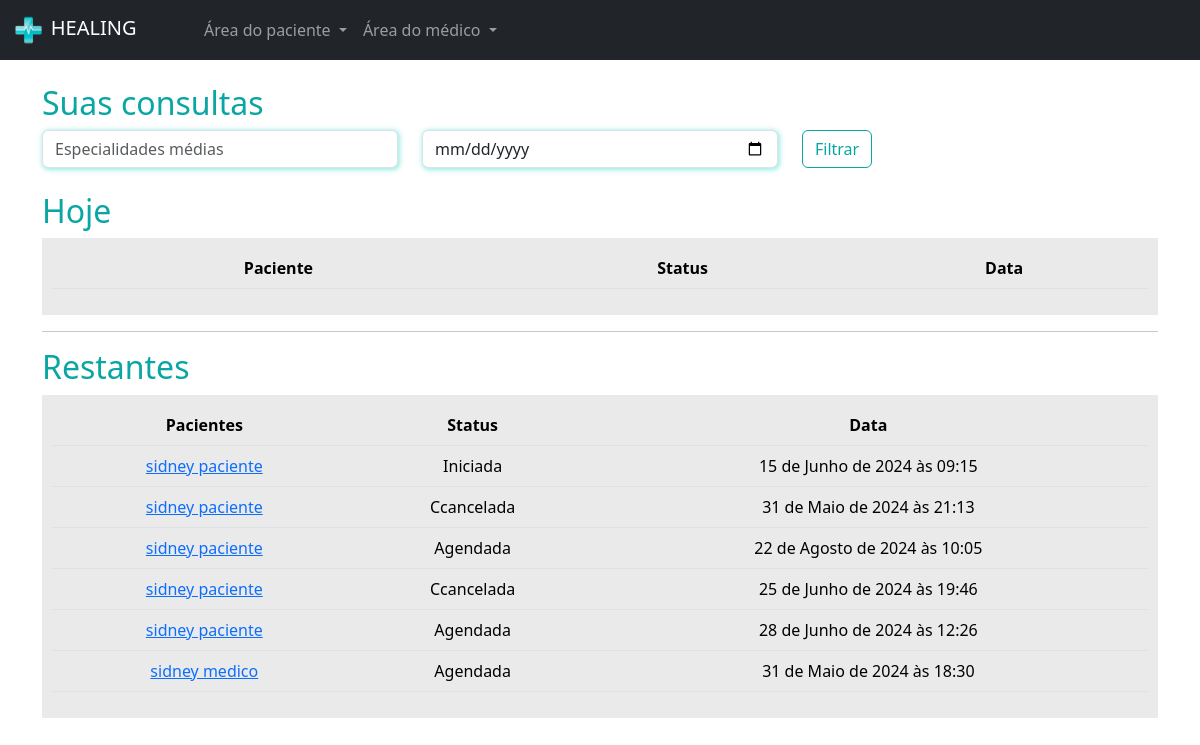
The page /medicos/consultas_medico/ (signed in) on the database its author committed.
### paciente/models.py (models this page shows, shortened)
class Consulta(models.Model):
    status_choices = (
        ('A', 'Agendada'),
        ('F', 'Finalizada'),
        ('C', 'Ccancelada'),
        ('I', 'Iniciada')
    )
    paciente = models.ForeignKey(User, on_delete=models.DO_NOTHING)
    data_aberta = models.ForeignKey(DatasAbertas, on_delete=models.DO_NOTHING)
    status = models.CharField(max_length=1, choices=status_choices,default='A')
    link = models.URLField(null=True, blank=True)

### medico/models.py (models this page shows, shortened)
class DatasAbertas(models.Model):
    data = models.DateTimeField()
    user = models.ForeignKey(User, on_delete=models.DO_NOTHING) # Médico
    agendado = models.BooleanField(default=False)

### medico/views.py (the view)
# urls.py: path('consultas_medico/', views.consultas_medico, name="consultas_medico"),
@login_required
def consultas_medico(request):
    if not is_medico(request.user):
        messages.add_message(request, constants.WARNING, 'Somente médicos podem abrir horário')
        return redirect('/usuarios/sair')
    hoje = datetime.now().date()
    consultas_hoje = Consulta.objects.filter(data_aberta__user=request.user).filter(data_aberta__data__gte=hoje).filter(data_aberta__data__lt=hoje + timedelta(days=1))
    consultas_restantes = Consulta.objects.exclude(id__in=consultas_hoje.values('id')).filter(data_aberta__user=request.user)
    print(consultas_hoje.values('id'))
    return render(request, 'consultas_medico.html', {'consultas_hoje': consultas_hoje, 'consultas_restantes': consultas_restantes, 'is_medico': is_medico(request.user)})

### medico/models.py (called while the page is built)
def is_medico(user):
    return DadosMedico.objects.filter(user=user).exists()

### medico/templates/consultas_medico.html (shortened to what this page needs)
{% extends "base.html" %}
{% load static %}
{% block 'head' %}
    <link rel="stylesheet" href="{% static 'medicos/css/abrir_horario.css' %}">
    <link rel="stylesheet" href="{% static 'usuarios/css/usuarios.css' %}">
    <link rel="stylesheet" href="{% static 'medicos/css/cadastro_medico.css' %}">
    <link rel="stylesheet" href="{% static 'pacientes/css/home.css' %}">
    <link rel="stylesheet" href="https://cdn.jsdelivr.net/npm/bootstrap-icons@1.11.3/font/bootstrap-icons.min.css">
{% endblock 'head' %}
{% block 'body' %}
{% include "partials/navbar.html" %}
    <div class="container">
        <br>
        <h2><span class="color-dark">Suas consultas</span></h2>
        <div class="row">
            <div class="col-md">
                <input type="text" name="especialidades" id="" class="form-control shadow-main-color" placeholder="Especialidades médias">
            </div>
            <div class="col-md">
                <input type="date" name="data" id="" class="form-control shadow-main-color" placeholder="Data da consulta">
            </div>
            <div class="col-md">
                <input type="submit" value="Filtrar" class="btn btn-dark-color-outline">
            </div>
        </div>
        <br>
        <h2><span class="color-dark">Hoje</span></h2>
        <div class="list-minhas-consultas">
            <table class="table">
                <thead>
                    <tr>
                        <th scope="col">Paciente</th>
                        <th scope="col">Status</th>
                        <th scope="col">Data</th>
                    </tr>
                </thead>
            </table>
        </div>
        <hr>
        <h2><span class="color-dark">Restantes</span></h2>
        <div class="list-minhas-consultas">
            <table class="table">
                <thead>
                    <tr>
                        <th scope="col">Pacientes</th>
                        <th scope="col">Status</th>
                        <th scope="col">Data</th>
                    </tr>
                </thead>
                <tbody>
                    {% for consulta in consultas_restantes %}
                        <tr>
                            <td><a href="{% url 'consulta_area_medico' consulta.id %}">{{consulta.paciente}}</a></td>
                            <td>{{consulta.get_status_display}}</td>
                            <td>{{consulta.data_aberta.data}}</td>
                        </tr>
                    {% endfor %}
                </tbody>
            </table>
        </div>
    </div>
{% endblock 'body' %}

### templates/static/geral/css/base.css (style rules this page uses)
:root { --main-color: #00CCBE;--dark-color: #09A6A3;--contrast-color: #FFD686; }
.color-dark { color: var(--dark-color); }

### templates/static/usuarios/css/usuarios.css (style rules this page uses)
.btn-dark-color-outline { border: 1px solid var(--dark-color); color: var(--dark-color) }

### templates/static/medicos/css/cadastro_medico.css (style rules this page uses)
.shadow-main-color { box-shadow: 1px 1px 5px 1px rgba(0, 204, 190,.4); }

### templates/static/pacientes/css/home.css (style rules this page uses)
table { border-collapse: collapse !important; width: 100%; }
th, td { padding: 8px; text-align: center; background-color: #EAEAEA !important; }
th { background-color: #EAEAEA; }
.list-minhas-consultas { background-color: #EAEAEA; padding: 10px; }

### rows shown on the page
Consulta: paciente "sidney paciente", status "Iniciada", data_aberta.data "15 de Junho de 2024 às 09:15"
Consulta: paciente "sidney paciente", status "Ccancelada", data_aberta.data "31 de Maio de 2024 às 21:13"
Consulta: paciente "sidney paciente", status "Agendada", data_aberta.data "22 de Agosto de 2024 às 10:05"
Consulta: paciente "sidney paciente", status "Ccancelada", data_aberta.data "25 de Junho de 2024 às 19:46"
Consulta: paciente "sidney paciente", status "Agendada", data_aberta.data "28 de Junho de 2024 às 12:26"
Consulta: paciente "sidney medico", status "Agendada", data_aberta.data "31 de Maio de 2024 às 18:30"
